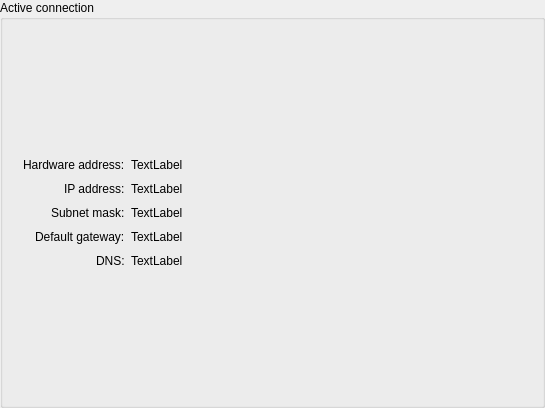
<?xml version="1.0" encoding="UTF-8"?>
<ui version="4.0">
 <class>Ipv4Widget</class>
 <widget class="QGroupBox" name="Ipv4Widget">
  <property name="geometry">
   <rect>
    <x>0</x>
    <y>0</y>
    <width>545</width>
    <height>408</height>
   </rect>
  </property>
  <property name="sizePolicy">
   <sizepolicy hsizetype="Preferred" vsizetype="Expanding">
    <horstretch>0</horstretch>
    <verstretch>0</verstretch>
   </sizepolicy>
  </property>
  <property name="windowTitle">
   <string notr="true">Form</string>
  </property>
  <property name="title">
   <string>Active connection</string>
  </property>
  <layout class="QFormLayout" name="formLayout_2">
   <property name="fieldGrowthPolicy">
    <enum>QFormLayout::ExpandingFieldsGrow</enum>
   </property>
   <property name="labelAlignment">
    <set>Qt::AlignRight|Qt::AlignTrailing|Qt::AlignVCenter</set>
   </property>
   <property name="formAlignment">
    <set>Qt::AlignLeading|Qt::AlignLeft|Qt::AlignVCenter</set>
   </property>
   <property name="horizontalSpacing">
    <number>6</number>
   </property>
   <property name="verticalSpacing">
    <number>10</number>
   </property>
   <property name="leftMargin">
    <number>20</number>
   </property>
   <item row="0" column="0">
    <widget class="QLabel" name="label_9">
     <property name="text">
      <string>Hardware address:</string>
     </property>
    </widget>
   </item>
   <item row="1" column="0">
    <widget class="QLabel" name="label">
     <property name="text">
      <string>IP address:</string>
     </property>
    </widget>
   </item>
   <item row="1" column="1">
    <widget class="QLabel" name="ipAddress">
     <property name="text">
      <string>TextLabel</string>
     </property>
    </widget>
   </item>
   <item row="2" column="0">
    <widget class="QLabel" name="subnetMaskLabel">
     <property name="text">
      <string>Subnet mask:</string>
     </property>
    </widget>
   </item>
   <item row="2" column="1">
    <widget class="QLabel" name="subnetMask">
     <property name="text">
      <string>TextLabel</string>
     </property>
    </widget>
   </item>
   <item row="3" column="0">
    <widget class="QLabel" name="label_4">
     <property name="text">
      <string>Default gateway:</string>
     </property>
    </widget>
   </item>
   <item row="3" column="1">
    <widget class="QLabel" name="gateway">
     <property name="text">
      <string>TextLabel</string>
     </property>
    </widget>
   </item>
   <item row="4" column="0">
    <widget class="QLabel" name="label_7">
     <property name="text">
      <string>DNS:</string>
     </property>
    </widget>
   </item>
   <item row="4" column="1">
    <widget class="QLabel" name="dns">
     <property name="text">
      <string>TextLabel</string>
     </property>
    </widget>
   </item>
   <item row="0" column="1">
    <widget class="QLabel" name="hardwareAddress">
     <property name="text">
      <string>TextLabel</string>
     </property>
    </widget>
   </item>
  </layout>
 </widget>
 <resources/>
 <connections/>
</ui>
